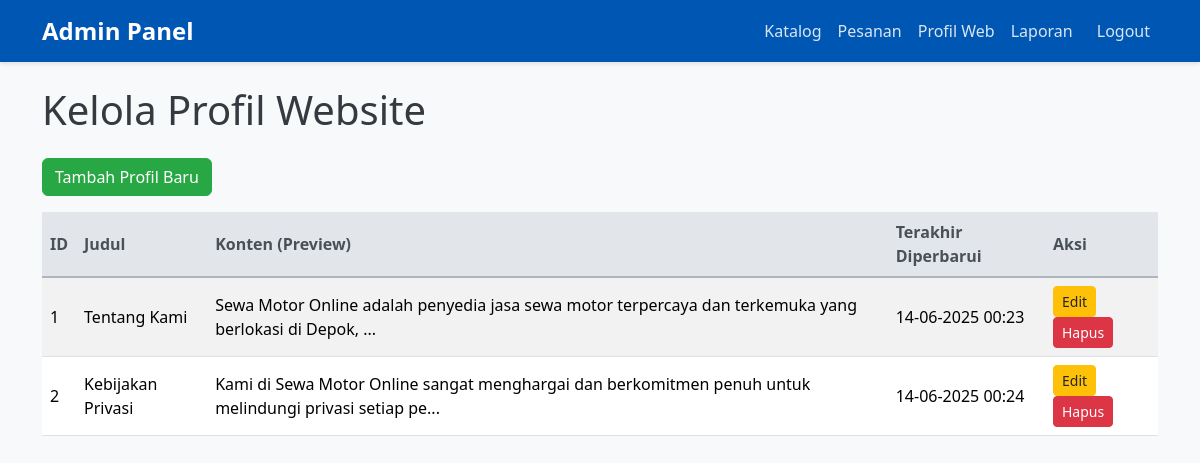
Page /admin/profile/index.php (signed in) on the committed database.
### tables this page shows
CREATE TABLE `website_profile` (
  `id` int(11) NOT NULL,
  `title` varchar(100) NOT NULL,
  `content` text DEFAULT NULL,
  `last_updated_at` timestamp NOT NULL DEFAULT current_timestamp() ON UPDATE current_timestamp()
);

### app/core/Database.php (called while the page is built, shortened)
<?php
class Database {
    private static $instance = null;
    private $conn;
    private function __construct() {
        $dsn = "mysql:host=" . DB_HOST . ";dbname=" . DB_NAME;
        $options = [
            PDO::ATTR_ERRMODE            => PDO::ERRMODE_EXCEPTION,
            PDO::ATTR_DEFAULT_FETCH_MODE => PDO::FETCH_ASSOC,
            PDO::ATTR_EMULATE_PREPARES   => false,
        ];
        try {
            $this->conn = new PDO($dsn, DB_USER, DB_PASS, $options);
        } catch (PDOException $e) {
            die("Koneksi database gagal: " . $e->getMessage());
        }
    }
    public static function getInstance() {
        if (!self::$instance) {
            self::$instance = new Database();
        }
        return self::$instance;
    }
    public function getConnection() {
        return $this->conn;
    }
}
?>

### app/models/WebsiteProfile.php (called while the page is built, shortened)
<?php
require_once __DIR__ . '/../core/Database.php';
class WebsiteProfile {
    private $db;
    public function __construct() {
        $this->db = Database::getInstance()->getConnection();
    }
    public function getAllProfiles() {
        $stmt = $this->db->query("SELECT * FROM website_profile ORDER BY id ASC");
        return $stmt->fetchAll();
    }
}
?>

### public/admin/profile/index.php (the view, shortened to what this page needs)
<?php
require_once __DIR__ . '/../../../app/models/WebsiteProfile.php';
require_once __DIR__ . '/../../../app/core/Database.php';
$profileModel = new WebsiteProfile();
$profiles = $profileModel->getAllProfiles();
?>
<!DOCTYPE html>
<html lang="id">
<head>
    <link href="https://cdn.jsdelivr.net/npm/bootstrap@5.3.3/dist/css/bootstrap.min.css" rel="stylesheet">
    <link rel="stylesheet" href="../../assets/css/style.css">
    <link href="https://cdn.jsdelivr.net/npm/sweetalert2@11/dist/sweetalert2.min.css" rel="stylesheet">
</head>
<body>
    <nav class="navbar navbar-expand-lg navbar-dark bg-dark">
        <div class="container">
            <a class="navbar-brand" href="../dashboard.php">Admin Panel</a>
            <div class="collapse navbar-collapse" id="navbarNav">
                <ul class="navbar-nav ms-auto">
                    <li class="nav-item"><a class="nav-link" href="../motorcycles/">Katalog</a></li>
                    <li class="nav-item"><a class="nav-link" href="../orders/">Pesanan</a></li>
                    <?php if ($_SESSION['role'] === 'admin'): ?>
                    <li class="nav-item"><a class="nav-link" href="index.php">Profil Web</a></li>
                    <li class="nav-item"><a class="nav-link" href="../reports/">Laporan</a></li>
                    <?php endif; ?>
                    <li class="nav-item"><a class="nav-link btn btn-outline-light ms-2" href="../logout.php">Logout</a></li>
                </ul>
            </div>
        </div>
    </nav>
    <div class="container mt-4">
        <h1 class="mb-4">Kelola Profil Website</h1>
        <?php if ($_SESSION['role'] === 'admin'): ?>
            <a href="add.php" class="btn btn-success mb-3">Tambah Profil Baru</a>
        <?php endif; ?>
        <?php if (!empty($profiles)): ?>
            <div class="table-responsive">
                <table class="table table-striped table-hover">
                    <thead>
                        <tr>
                            <th>ID</th>
                            <th>Judul</th>
                            <th>Konten (Preview)</th>
                            <th>Terakhir Diperbarui</th>
                            <th>Aksi</th>
                        </tr>
                    </thead>
                    <tbody>
                        <?php foreach ($profiles as $profile): ?>
                            <tr>
                                <td><?php echo htmlspecialchars($profile['id']); ?></td>
                                <td><?php echo htmlspecialchars($profile['title']); ?></td>
                                <td><?php echo nl2br(htmlspecialchars(substr($profile['content'], 0, 100))); ?>...</td>
                                <td><?php echo date('d-m-Y H:i', strtotime($profile['last_updated_at'])); ?></td>
                                <td>
                                    <?php if ($_SESSION['role'] === 'admin'): ?>
                                        <a href="edit.php?id=<?php echo $profile['id']; ?>" class="btn btn-sm btn-warning">Edit</a>
                                        <form action="" method="POST" class="d-inline delete-form">
                                            <button type="submit" class="btn btn-sm btn-danger">Hapus</button>
                                        </form>
                                    <?php endif; ?>
                                </td>
                            </tr>
                        <?php endforeach; ?>
                    </tbody>
                </table>
            </div>
        <?php else: ?>
            <div class="alert alert-info">Belum ada profil website yang terdaftar.</div>
        <?php endif; ?>
    </div>
</body>
</html>

### public/assets/css/style.css (style rules this page uses)
body { font-family: 'Segoe UI', Tahoma, Geneva, Verdana, sans-serif; background-color: #f8f9fa; color: #343a40; }
.navbar { background-color: #0056b3 !important; box-shadow: 0 2px 4px rgba(0, 0, 0, 0.1); }
.navbar-brand { font-weight: 700; font-size: 1.5rem; }
.navbar-nav .nav-link { color: rgba(255, 255, 255, 0.85) !important; transition: color 0.3s ease; }
.btn-success { background-color: #28a745; border-color: #28a745; }
.btn-warning { background-color: #ffc107; border-color: #ffc107; color: #212529; }
.btn-danger { background-color: #dc3545; border-color: #dc3545; }
.table th, .table td { vertical-align: middle; }
.table thead th { background-color: #e2e6ea; color: #495057; border-bottom: 2px solid #adb5bd; }

### rows in the picture
website_profile: id "1", title "Tentang Kami", content "Sewa Motor Online adalah penyedia jasa sewa motor terpercaya dan terkemuka yang berlokasi di Depok,", last_updated_at "14-06-2025 00:23"
website_profile: id "2", title "Kebijakan Privasi", content "Kami di Sewa Motor Online sangat menghargai dan berkomitmen penuh untuk melindungi privasi setiap pe", last_updated_at "14-06-2025 00:24"
